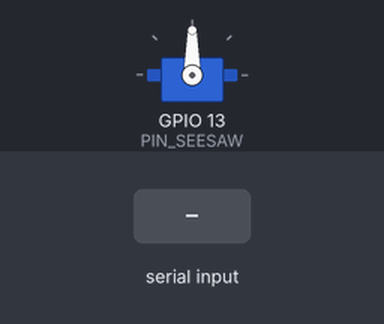
Recording of a sketch running on a simulated ESP32. Shown: servo. Inputs (shaded band) come from the test bench. WiFi joins after 1.5 s; servers stay silent unless stated; what the sketch prints to the serial monitor is not drawn.

Above: at 2.8 s.
2.9 s: "SET:\n" received over Serial
At 3.8 s:
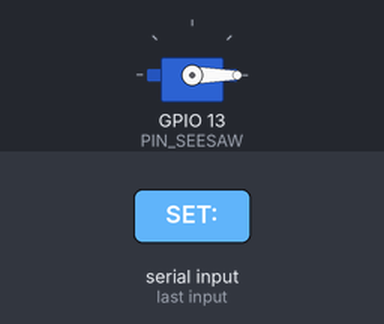
4.4 s: "SET:90\n" received over Serial
At 4.9 s:
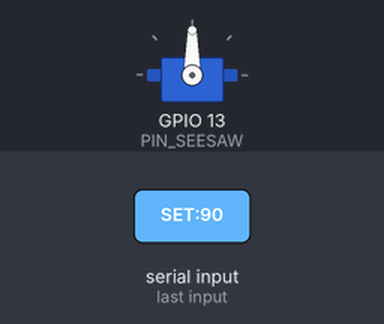
5.9 s: "SET:,45\n" received over Serial
At 7.3 s:
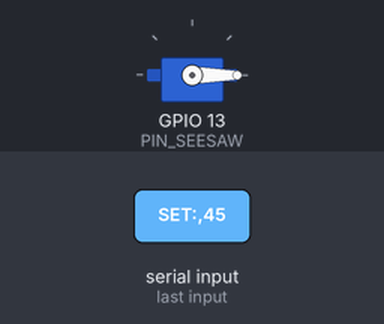
Timing chart, 0 to 8.9 s (numbered marks = the images above; inputs shaded):
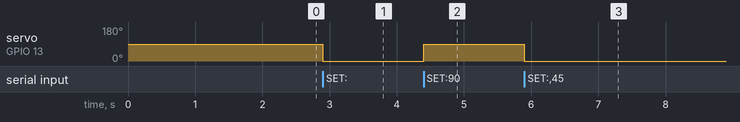

The sketch:

wifi_connet_unitynew.ino
```cpp
#include <WiFi.h>
#include <WiFiUdp.h>
#include <ESP32Servo.h>

// ================= 你的 Wi-Fi 設定 =================
const char* ssid = "VitaSpace_Life";     // ✅ 已填入
const char* password = "0903926475";     // ✅ 已填入

const int PIN_SEESAW = 13;
const int UDP_PORT = 4210;
// =================================================

Servo seesawServo;
WiFiUDP udp;
char packetBuffer[255];
int lastMicro = 0;

void setup() {
  // 高速 Serial
  Serial.begin(500000);
  Serial.setTimeout(2); // ⚠️ 超時改極短 (2ms)

  seesawServo.setPeriodHertz(50);
  seesawServo.attach(PIN_SEESAW, 600, 2400);
  seesawServo.write(90);

  Serial.println("正在連線 WiFi...");
  WiFi.begin(ssid, password);

  int tryCount = 0;
  while (WiFi.status() != WL_CONNECTED && tryCount < 20) {
    delay(200);
    Serial.print(".");
    tryCount++;
  }

  if(WiFi.status() == WL_CONNECTED){
    Serial.println("\n✅ WiFi OK");
    Serial.println(WiFi.localIP());
    udp.begin(UDP_PORT);
  } else {
    Serial.println("\n⚠️ WiFi Fail, using Serial");
  }
}

void loop() {
  String cmd = "";

  // --- 管道 A: WiFi (維持原樣) ---
  int packetSize = udp.parsePacket();
  if (packetSize) {
    int len = udp.read(packetBuffer, 255);
    if (len > 0) packetBuffer[len] = 0;
    cmd = String(packetBuffer);
  }

  // --- 管道 B: USB Serial (⭐ 重大修改：防堆積邏輯) ---
  if (Serial.available()) {
    // 迴圈讀取直到緩衝區空掉，只保留「最後一條」指令
    while (Serial.available() > 0) {
      String temp = Serial.readStringUntil('\n');
      temp.trim();
      if (temp.length() > 0) cmd = temp; // 更新為最新指令
    }
  }

  // --- 執行指令 ---
  if (cmd.startsWith("SET:")) {
    int targetAngle = cmd.substring(4).toInt();
    targetAngle = constrain(targetAngle, 0, 180);
    int targetMicro = map(targetAngle, 0, 180, 600, 2400);

    // 死區設為 3，兼顧速度與防抖
    if (abs(targetMicro - lastMicro) > 3) {
      seesawServo.writeMicroseconds(targetMicro);
      lastMicro = targetMicro;
    }
  }
}
```

Measured:
- after the input at 2.9 s, servo on GPIO 13 (PIN_SEESAW): 90° → 0° at once
- after the input at 4.4 s, servo on GPIO 13 (PIN_SEESAW): 0° → 90° at once
- after the input at 5.9 s, servo on GPIO 13 (PIN_SEESAW): 90° → 0° at once
